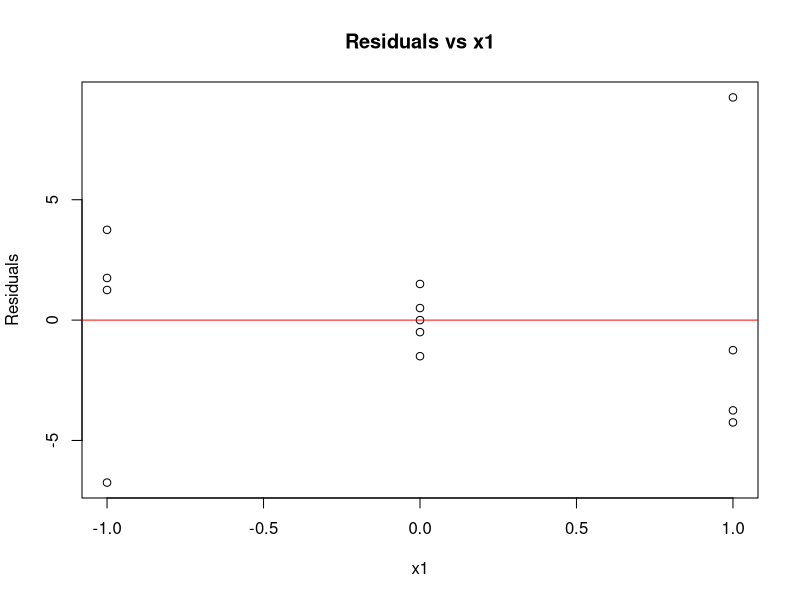
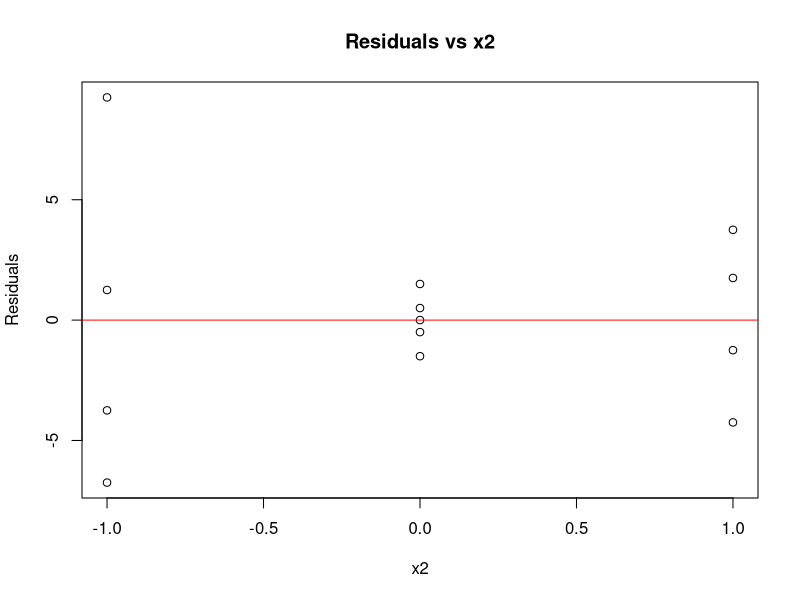
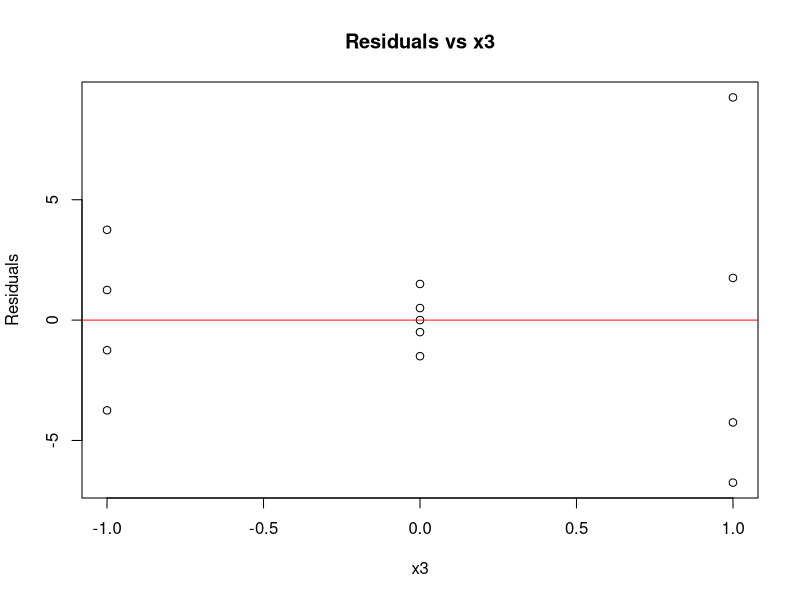
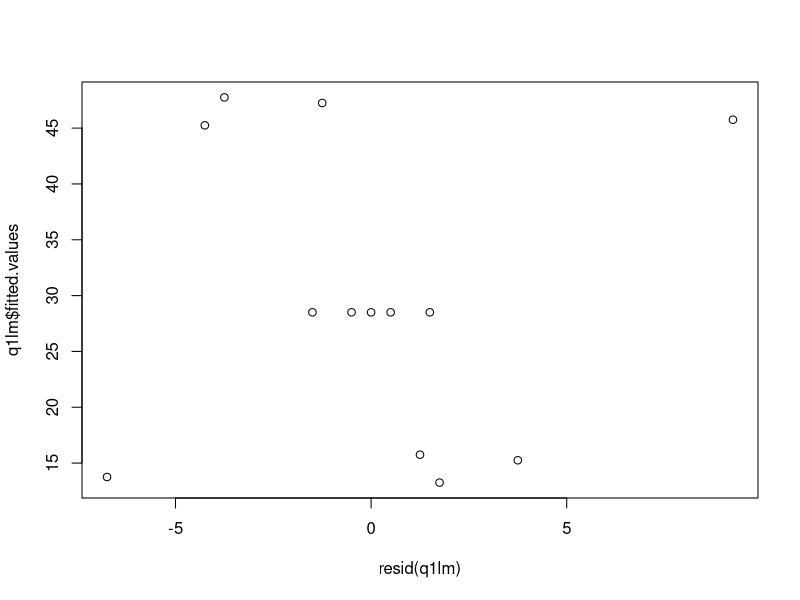
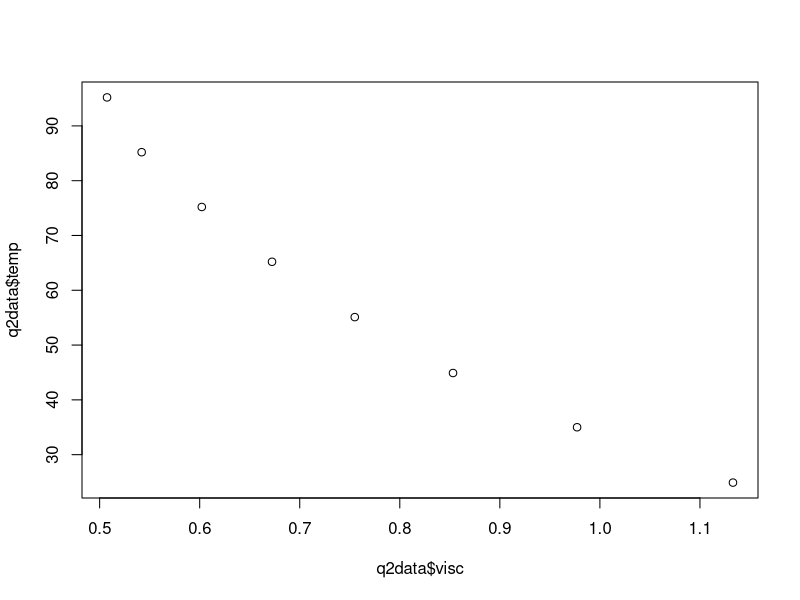
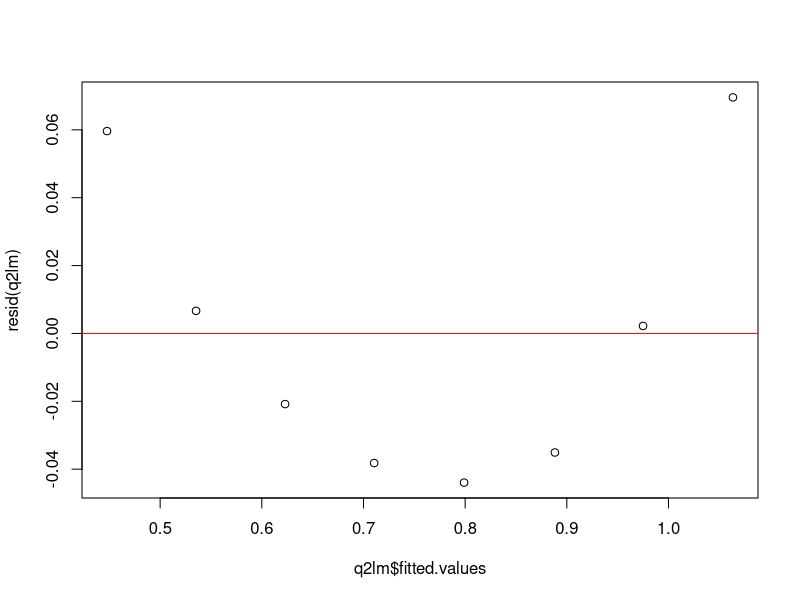
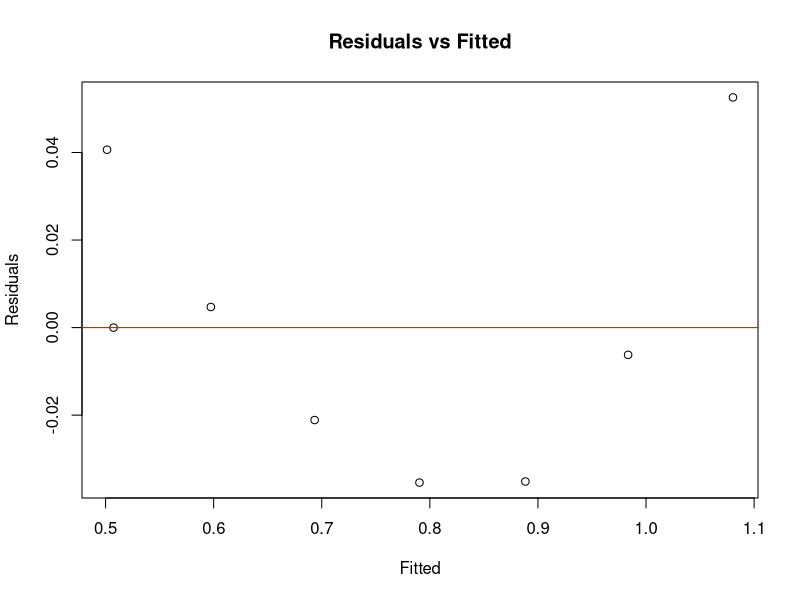
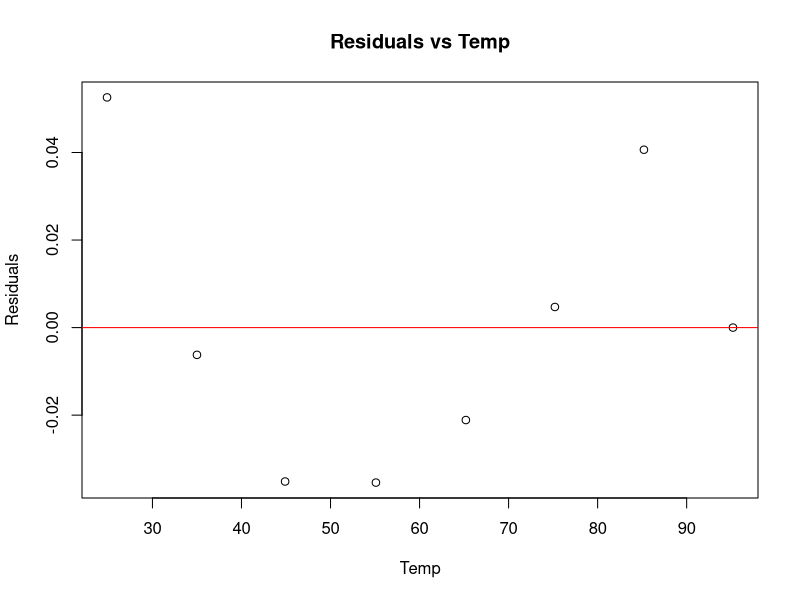

Generate these figures, in order, with R: (Note: this script raises an error after producing the figures.)
install.packages("leaps")
install.packages("car")
library(leaps)
library(car)
library(xtable)
# ?regsubsets. # No documentation for ‘regsubsets.’ in specified packages and libraries
setwd("/Users/jm/joshualmitchell.github.io/MATH5345/HW6/")

########################################################################################
###################### Question 1
########################################################################################

q1data <- read.table("HW6Q1.txt", header=T)

q1lm <- lm(y ~ as.factor(x1) + as.factor(x2) + as.factor(x3), data=q1data)
summary(q1lm)
plot(q1data$x1, resid(q1lm),  main="Residuals vs x1", xlab="x1", ylab="Residuals")
abline(h = 0, col="red")
plot(q1data$x2, resid(q1lm),  main="Residuals vs x2", xlab="x2", ylab="Residuals")
abline(h = 0, col="red")
plot(q1data$x3, resid(q1lm),  main="Residuals vs x3", xlab="x3", ylab="Residuals")
abline(h = 0, col="red")
plot(resid(q1lm), q1lm$fitted.values)
# plot(model) --> graph 4 indicates which points are "causing problems", graph 3 "scale location" for non-constant variance (lots of variance "in the middle" in this case)


########################################################################################
###################### Question 2
########################################################################################

q2data <- read.table("HW6Q2.txt", header=T)

## A
plot(q2data$visc, q2data$temp)

## B

q2lm <- lm(q2data$visc ~ q2data$temp)
summary(q2lm)
plot(q2lm$fitted.values, resid(q2lm))
abline(h = 0, col="red")

## C

q2lm <- lm(q2data$visc ~ q2data$temp + exp(q2data$temp))
summary(q2lm)
plot(q2lm$fitted.values, resid(q2lm), main="Residuals vs Fitted", xlab="Fitted", ylab="Residuals")
abline(h = 0, col="red")
plot(q2data$temp, resid(q2lm), main="Residuals vs Temp", xlab="Temp", ylab="Residuals")
abline(h = 0, col="red")
plot(exp(q2data$temp), resid(q2lm), main="Residuals vs e^(temp)", xlab="e^(temp)", ylab="Residuals")
abline(h = 0, col="red")

q2lm_t <- lm(log(q2data$visc) ~ q2data$temp + exp(q2data$temp))
summary(q2lm_t)
plot(q2lm_t$fitted.values, resid(q2lm_t), main="[Transformed] Residuals vs Fitted", xlab="Fitted", ylab="Residuals")
abline(h = 0, col="red")
plot(q2data$temp, resid(q2lm_t), main="[Transformed] Residuals vs Temp", xlab="Temp", ylab="Residuals")
abline(h = 0, col="red")
plot(exp(q2data$temp), resid(q2lm_t), main="[Transformed] Residuals vs e^(temp)", xlab="e^(temp)", ylab="Residuals")
abline(h = 0, col="red")

########################################################################################
###################### Question 3
########################################################################################

q3data <- read.table("HW6Q3.txt", header=T)
q3lm <- lm(y ~ x1 + x2 + x3 + x4, data = q3data)

## A

hist(q3data$y)
plot(q3lm$fitted.values, resid(q3lm), main="Residuals vs Fitted", xlab="Fitted", ylab="Residuals")
abline(h = 0, col="red")
summary(q3lm)

########################################################################################
###################### Question 4
########################################################################################

## A
q4data <- read.table("HW6Q4.txt", header=T)
q4data
q4lm <- lm(y ~ x, data=q4data)
plot(q4data$x, q4data$y)
abline(q4lm, col="red") # regression line (y~x) 
summary(q4lm)

## B

plot(q4data$y, q4lm$fitted.values)
hist(q4data$y)

## C

plot(q4lm$fitted.values, resid(q4lm))
abline(h = 0, col="red")

## D

q4lm_t <- lm(y ~ x + I(x^2), data=q4data)
summary(q4lm_t)

## E

# y vs x^2 (scatterplot)
plot((q4data$x)^2, q4data$y)
# Predicted vs Observed (scatterplot)
plot(q4data$y, q4lm_t$fitted.values)
# Residuals vs Predicted
plot(q4lm_t$fitted.values, resid(q4lm_t))
abline(h = 0, col="red")

########################################################################################
###################### Question 5
########################################################################################

## A

q5data <- read.table("HW6Q5.txt", header=T)
q5lm <- lm(y ~ x1 + as.factor(x11), data=q5data)
summary(q5lm)

## B

q5lm_B <- lm(y ~ x1 + as.factor(x11) + (x1 * as.factor(x11)), data=q5data)
summary(q5lm_B)

plot()
